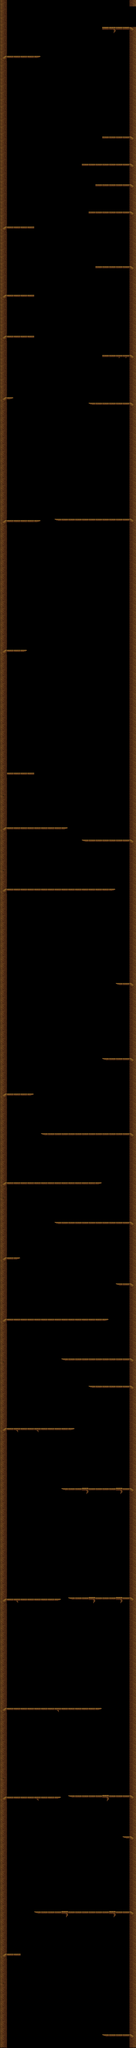

This is a level from a 2D game, rendered from its Tiled map with the project's own tilesets. A one-line summary and the map file follow, with tile-layer data summarised:
An orthogonal 20x300 tile map with 32x32 px tiles, 1 tile layer (foreground), 1 hidden layer not drawn, 2 tilesets and 134 objects (117x MoveEntityXAxis, 13x EnemyEntity, mainPlayer, PlayerDeath, me.LevelEntity).

<map version="1.0" orientation="orthogonal" width="20" height="300" tilewidth="32" tileheight="32">
 <properties>
  <property name="background_color" value="#000000" />
 </properties>
 <tileset firstgid="1" name="branch" tilewidth="34" tileheight="34" margin="1">
  <image source="area01_tileset/blocks2.png" width="640" height="376" />
 </tileset>
 <tileset firstgid="199" name="colTileSet" tilewidth="32" tileheight="32">
  <image source="area01_tileset/metatiles32x32.png" width="192" height="32" />
  <tile id="0">
   <properties>
    <property name="type" value="solid" />
   </properties>
  </tile>
  <tile id="1">
   <properties>
    <property name="type" value="platform" />
   </properties>
  </tile>
 </tileset>
 <layer name="foreground" width="20" height="300">
  <data>[6000 cells, 886 non-empty, 15 distinct tile ids]</data>
 </layer>
 <objectgroup name="mainPlayer" width="20" height="300">
  <object name="mainPlayer" x="516" y="9410" width="64" height="82">
   <properties>
    <property name="image" value="gripe_run_right" />
    <property name="spritewidth" value="50" />
   </properties>
  </object>
 </objectgroup>
 <objectgroup name="EnemyEntity" width="20" height="300">
  <object name="EnemyEntity" x="505" y="1580" width="91" height="69" />
  <object x="605" y="1896" height="5" />
  <object name="PlayerDeath" x="27" y="9581" width="576" height="25">
   <properties>
    <property name="spritewidth" value="32" />
   </properties>
  </object>
 </objectgroup>
 <objectgroup name="MoveEntity" width="20" height="300">
  <!-- 129 objects omitted --></objectgroup>
 <objectgroup name="LevelEntity" width="20" height="300">
  <!-- 1 objects omitted --></objectgroup>
 <layer name="collision" width="20" height="300" visible="0">
  <data>[6000 cells, 904 non-empty, 2 distinct tile ids]</data>
 </layer>
</map>
<!-- 130 of 134 objects omitted -->
